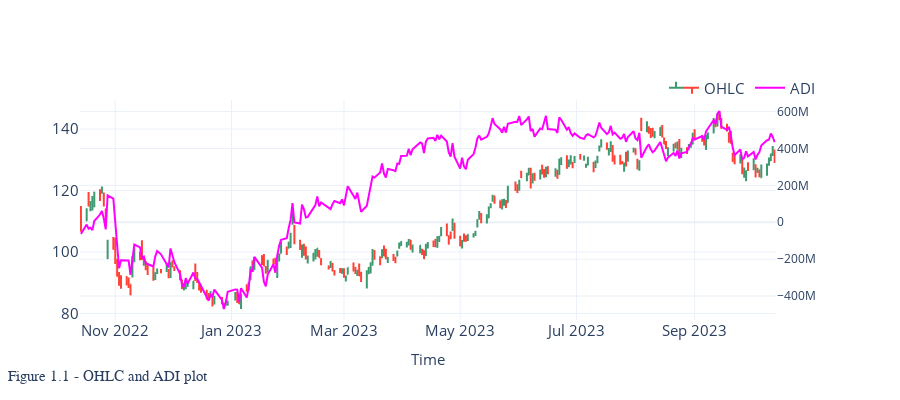

This figure's notebook cell:
### Code cell
import plotly.graph_objects as go
from plotly.subplots import make_subplots
 

fig = make_subplots(specs=[[{"secondary_y": True}]])

n = 1

text = f"Figure 1.{n} - OHLC and ADI plot "

# fig = go.Figure(data=go.Ohlc(x=df.index,
#                     open=df['Open'],
#                     high=df['High'],
#                     low=df['Low'],
#                     close=df['Close']))

fig.add_trace(go.Ohlc(x=df.index,
                    open=df['Open'],
                    high=df['High'],
                    low=df['Low'],
                    close=df['Close'], name="OHLC"))

fig.add_trace(go.Scatter(x=df.index, y=df.volume_adi,
    fill=None, name='ADI',
    mode='lines',
    line_color='magenta'), secondary_y=True)
fig = format_plot(fig, ylabel=" ", text=text)
fig.update(layout_xaxis_rangeslider_visible=False)

fig.show()

### Figure 1 — Plotly figure (JSON) as saved in the notebook; plotly's stock layout.template omitted (floating-point values rounded to 4 significant figures; data arrays with more than 128 entries replaced by an {"elided": "..."} marker saying what was removed)
{"data": [{"close": {"elided": "251 float values"}, "high": {"elided": "251 float values"}, "low": {"elided": "251 float values"}, "name": "OHLC", "open": {"elided": "251 float values"}, "type": "ohlc", "x": {"elided": "251 str values"}}, {"line": {"color": "magenta"}, "mode": "lines", "name": "ADI", "type": "scatter", "x": {"elided": "251 str values"}, "xaxis": "x", "y": {"elided": "251 float values"}, "yaxis": "y2"}], "layout": {"annotations": [{"font": {"family": "Arial Black", "size": 15}, "showarrow": false, "text": "Figure 1.1 - OHLC and ADI plot ", "x": -0.1, "xref": "paper", "y": -0.3, "yref": "paper"}], "autosize": false, "dragmode": "zoom", "height": 400, "legend": {"font": {"size": 15}, "orientation": "h", "title": {}, "x": 1, "xanchor": "right", "y": 0.98, "yanchor": "bottom"}, "title": {"font": {"size": 20}, "x": 0.5, "xanchor": "center", "yanchor": "top"}, "width": 900, "xaxis": {"anchor": "y", "autorange": true, "domain": [0, 0.94], "range": ["2022-10-13 12:00", "2023-10-13 12:00"], "rangeslider": {"visible": false, "yaxis": {}, "yaxis2": {}}, "tickfont": {"size": 15}, "title": {"font": {"size": 15}, "text": "Time"}, "type": "date"}, "yaxis": {"anchor": "x", "autorange": true, "domain": [0, 1], "range": [77.85, 149.4], "tickfont": {"size": 15}, "title": {"font": {"size": 15}, "text": " "}}, "yaxis2": {"anchor": "x", "autorange": true, "overlaying": "y", "range": [-529800000.0, 662900000.0], "side": "right", "type": "linear"}}}
